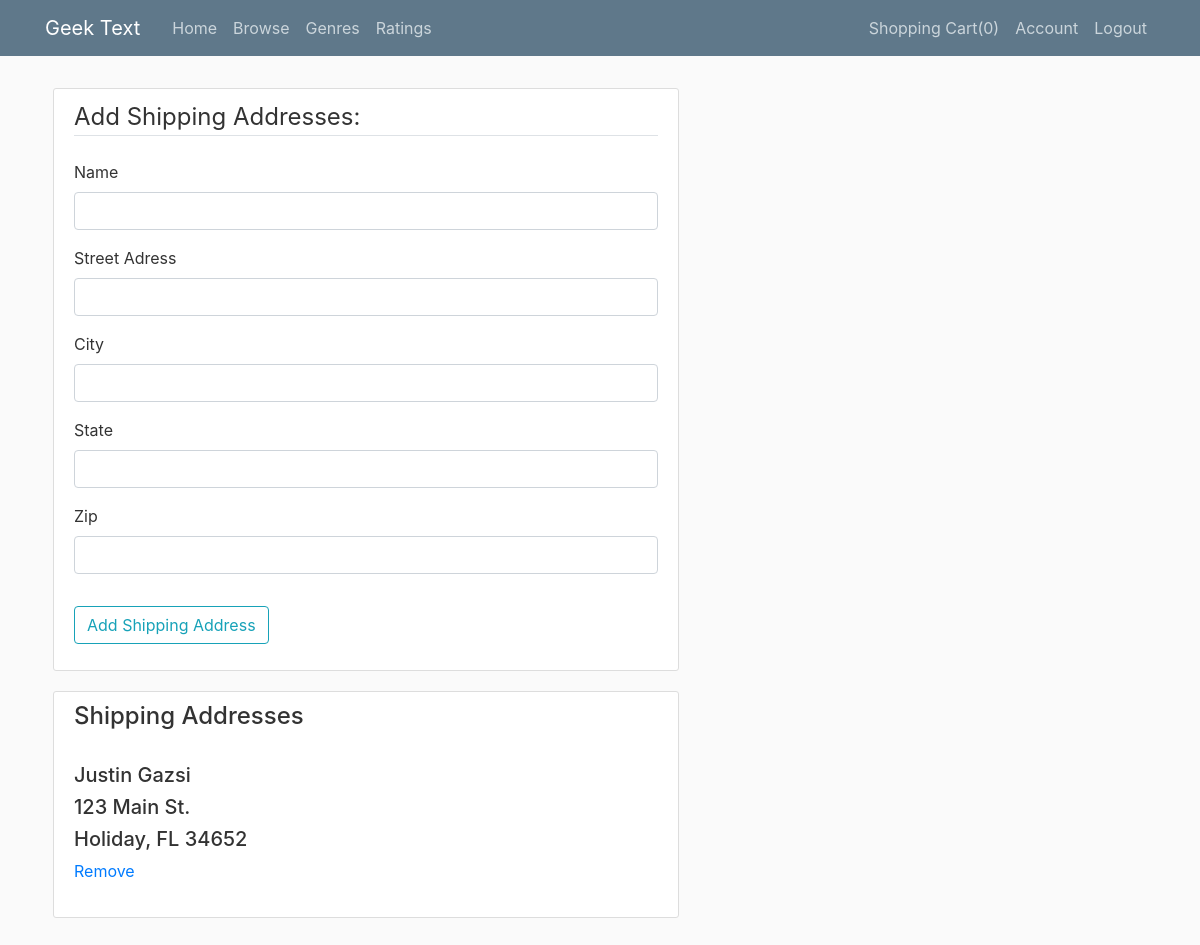
The app's page /shipping (signed in), older data.
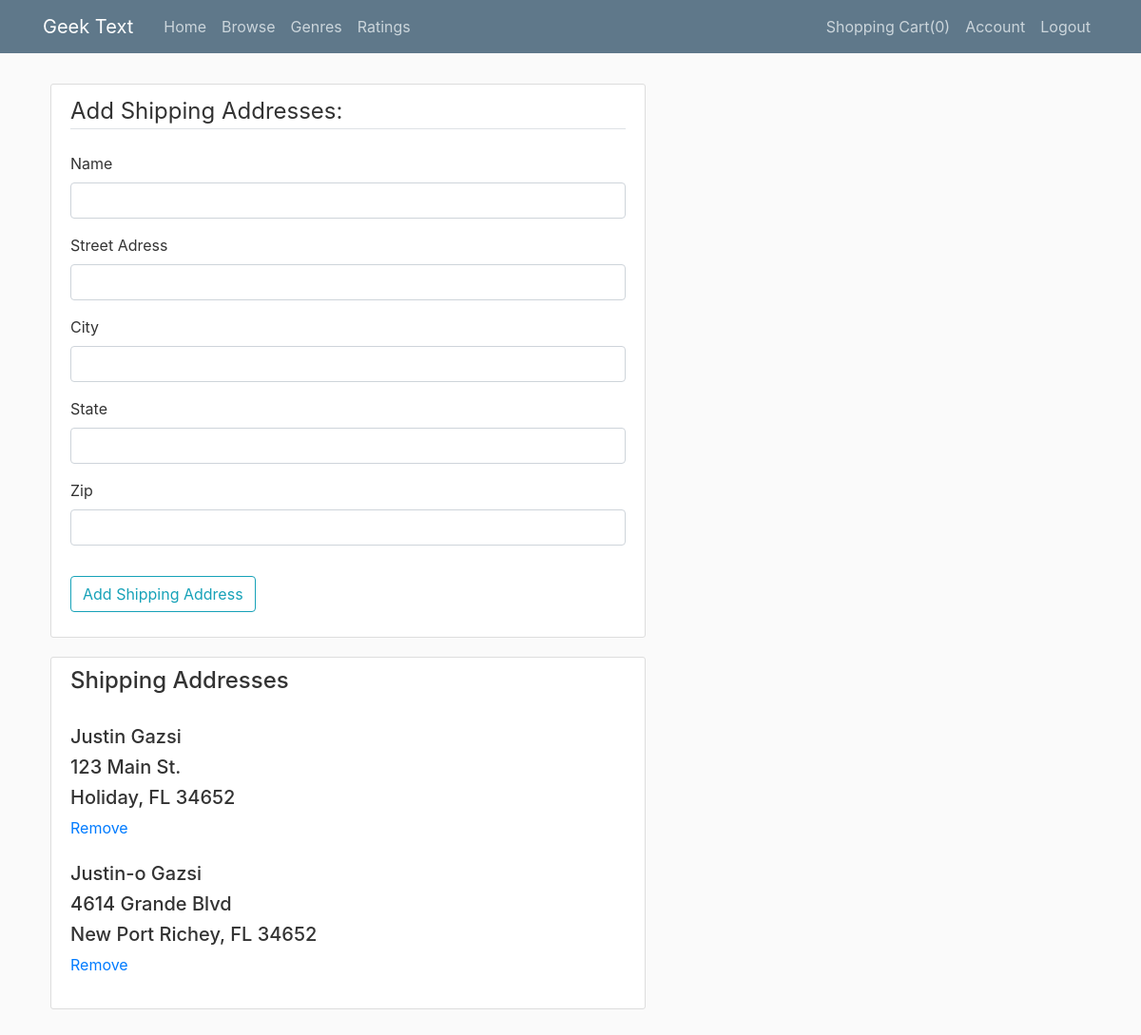
The same page, newer data.
### bookstore/models.py (models this page shows, shortened)
class ShippingAddress(db.Model):
    id = db.Column(db.Integer, primary_key=True)
    user_id = db.Column(db.Integer, db.ForeignKey('user.id'))
    name = db.Column(db.String(30))
    street = db.Column(db.String(60))
    city = db.Column(db.String(30))
    state = db.Column(db.String(2))
    zip = db.Column(db.String(5))

### bookstore/routes.py (the view)
@app.route("/shipping", methods=['GET', 'POST'])
def shipping():
    form = AddShippingAddress()
    user = current_user
    shipping = ShippingAddress.query.filter_by(user=user)
    if form.validate_on_submit():
        address = ShippingAddress(name=form.name.data,street=form.street.data, city=form.city.data, state=form.state.data, zip=form.zip.data, user=user)
        db.session.add(address)
        db.session.commit()
        return redirect(url_for('shipping'))
    return render_template('shipping.html', title='Shipping Addresses', form=form, shipping=shipping)

### bookstore/forms.py
class AddShippingAddress(FlaskForm):
    name = StringField('Name', validators=[DataRequired()])
    street = StringField('Street Adress', validators=[DataRequired()])
    city = StringField('City', validators=[DataRequired()])
    zip = IntegerField('Zip', validators=[NumberRange(min=10000, max=99999)])
    state = StringField('State',validators=[Length(min=2, max=2), Regexp('[a-zA-Z][a-zA-Z]')])
    submit = SubmitField('Add Shipping Address')

### bookstore/models.py (called while the page is built)
@login_manager.user_loader
def load_user(user_id):
    return User.query.get(int(user_id))

### bookstore/templates/shipping.html (shortened to what this page needs)
{% extends "layout_narrow.html" %}
{% block content %}
<div class="content-section">
    <form method="POST" action="">
        <fieldset class="form-group">
            <legend class="border-bottom mb-4">Add Shipping Addresses:</legend>
            <div class="form-group">
                {{ form.name.label(class="form-control-label") }}
                {% if form.name.errors %}
                {{ form.name(class="form-control form-control-md is-invalid") }}
                <div class="invalid-feedback">
                    {% for error in form.name.errors %}
                    <span>{{ error }}</span>
                    {% endfor %}
                </div>
                {% else %}
                {{ form.name(class="form-control form-control-md") }}
                {% endif %}
            </div>
            <div class="form-group">
                {{ form.street.label(class="form-control-label") }}
                {% if form.street.errors %}
                {{ form.street(class="form-control form-control-md is-invalid") }}
                <div class="invalid-feedback">
                    {% for error in form.street.errors %}
                    <span>{{ error }}</span>
                    {% endfor %}
                </div>
                {% else %}
                {{ form.street(class="form-control form-control-md") }}
                {% endif %}
            </div>
            <div class="form-group">
                {{ form.city.label(class="form-control-label") }}
                {% if form.city.errors %}
                {{ form.city(class="form-control form-control-md is-invalid") }}
                <div class="invalid-feedback">
                    {% for error in form.city.errors %}
                    <span>{{ error }}</span>
                    {% endfor %}
                </div>
                {% else %}
                {{ form.city(class="form-control form-control-md") }}
                {% endif %}
            </div>
            <div class="form-group">
                {{ form.state.label(class="form-control-label") }}
                {% if form.state.errors %}
                {{ form.state(class="form-control form-control-md is-invalid") }}
                <div class="invalid-feedback">
                    {% for error in form.state.errors %}
                    <span>{{ error }}</span>
                    {% endfor %}
                </div>
                {% else %}
                {{ form.state(class="form-control form-control-md") }}
                {% endif %}
            </div>
            <div class="form-group">
                {{ form.zip.label(class="form-control-label") }}
                {% if form.zip.errors %}
                {{ form.zip(class="form-control form-control-md is-invalid") }}
                <div class="invalid-feedback">
                    {% for error in form.zip.errors %}
                    <span>{{ error }}</span>
                    {% endfor %}
                </div>
                {% else %}
                {{ form.zip(class="form-control form-control-md") }}
                {% endif %}
            </div>
        </fieldset>
        <div class="form-group">
            {{ form.submit(class="btn btn-outline-info") }}
        </div>
    </form>
</div>
<div class="content-section">
    <h4 class="h4">Shipping Addresses</h4>
    <br>
    {% for entry in shipping %}
    <div>
        <h5 class="h5">{{ entry.name }}</h5>
        <h5 class="h5">{{ entry.street }}</h5>
        <h2 class="h5">{{ entry.city }}, {{entry.state}} {{entry.zip}}</h2>
        <a href="{{url_for('removeshipping', shipping_id=entry.id)}}">Remove</a> <br>
        <br>
        {% endfor %}
    </div>
</div>
{% endblock content %}

Row changes from the older to the newer data that the page shows:
added ShippingAddress: name "Justin-o Gazsi", street "4614 Grande Blvd", city "New Port Richey", state "FL", zip "34652"
